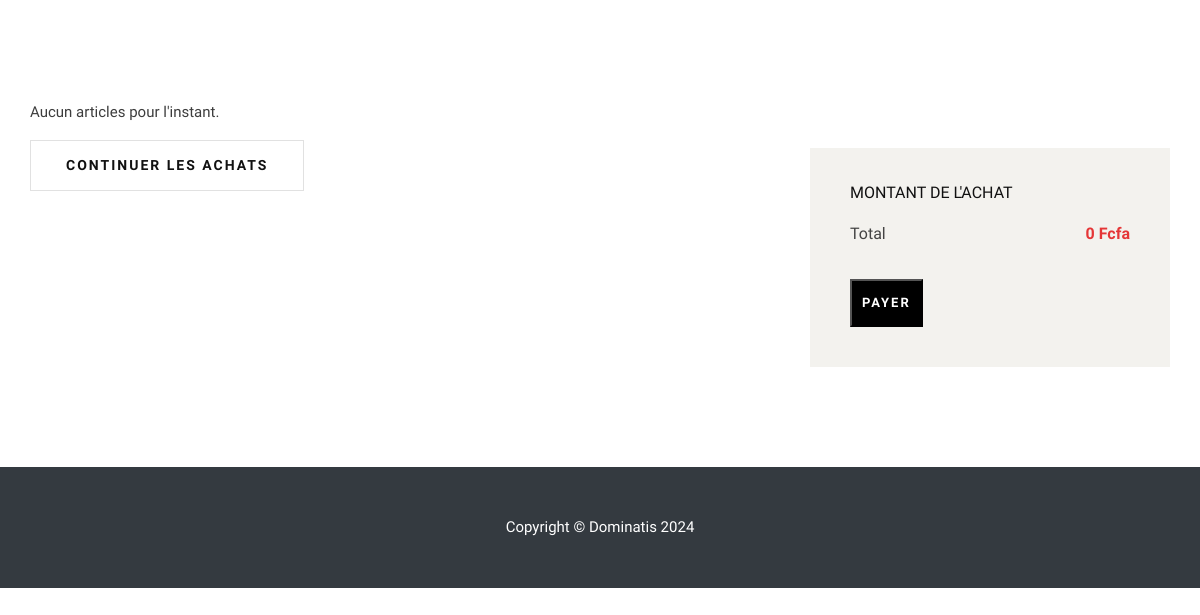
/panier/cart/, run on an earlier commit of the app's database.
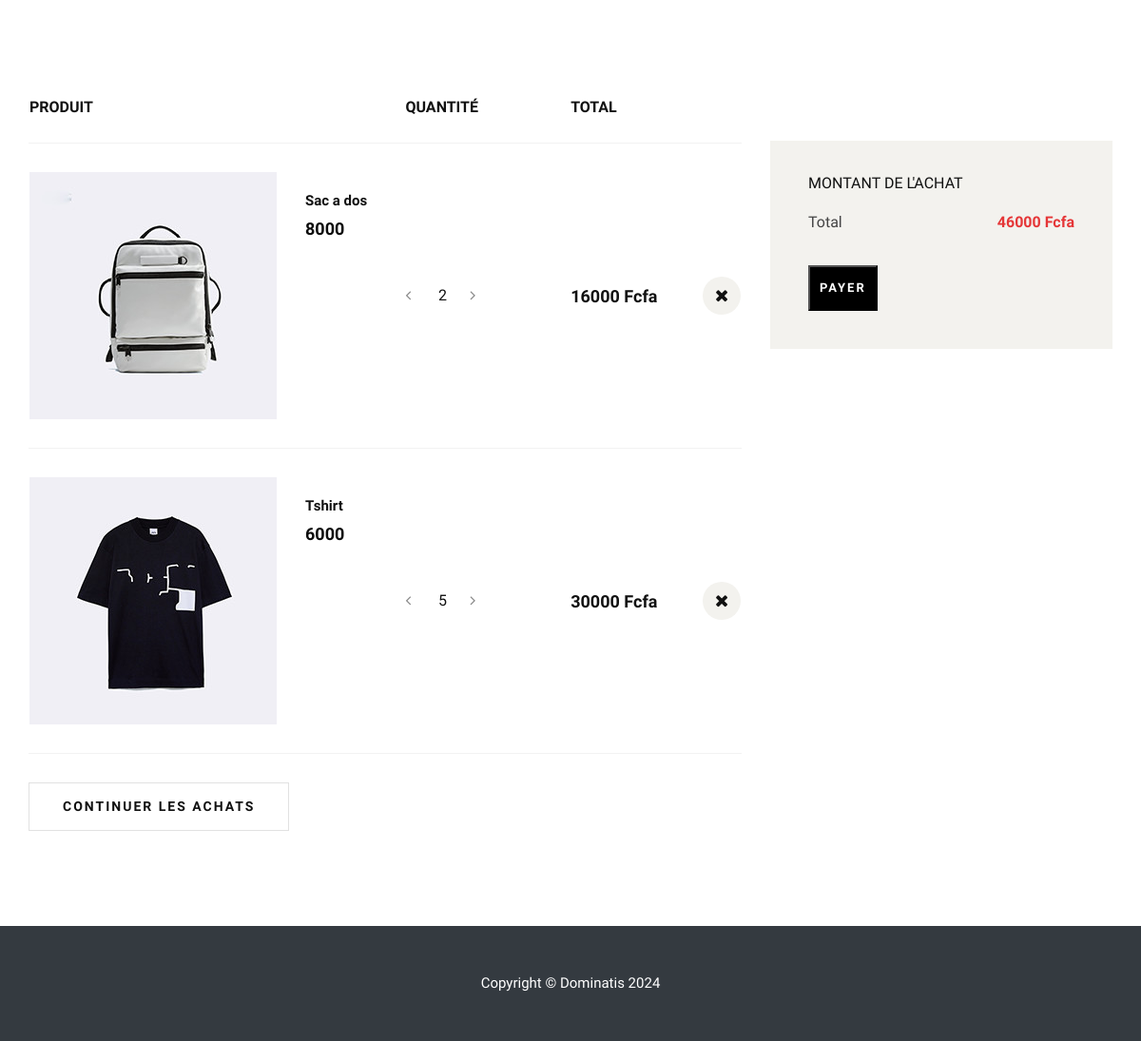
And on a later commit of the database.
### paiement/models.py (models this page shows, shortened)
class CartItem(models.Model):
    product = models.ForeignKey(Product, on_delete=models.CASCADE)
    quantity = models.PositiveIntegerField(default=1)
    added_at = models.DateTimeField(auto_now_add=True)
    def get_total_price(self):
        return self.quantity * self.product.price

### products/models.py (models this page shows, shortened)
class Product(models.Model):
    name = models.CharField(max_length=100)
    price = models.DecimalField(max_digits=10, decimal_places=0)
    image = models.ImageField(upload_to='products/static/assets/Images/')

### paiement/views.py (the view)
# urls.py: path('cart/', views.cart_view, name='cart_view'),
def cart_view(request):
    cart_items = CartItem.objects.all()  # Tu peux filtrer par utilisateur si nécessaire
    total_price = sum(item.get_total_price() for item in cart_items)
    context = {
        'cart_items': cart_items,
        'total_price': total_price,
    }
    return render(request, 'index_paiement.html', context)

### paiement/templates/index_paiement.html (shortened to what the changed rows need)
{% load static %}
<!DOCTYPE html>
<html lang="fr">
<head>
    <link rel="stylesheet" href="{% static 'paiement/css/bootstrap.min.css' %}" type="text/css">
    <link rel="stylesheet" href="{% static 'paiement/css/font-awesome.min.css' %}" type="text/css">
    <link rel="stylesheet" href="{% static 'paiement/css/elegant-icons.css' %}" type="text/css">
    <link rel="stylesheet" href="{% static 'paiement/css/magnific-popup.css' %}" type="text/css">
    <link rel="stylesheet" href="{% static 'paiement/css/nice-select.css' %}" type="text/css">
    <link rel="stylesheet" href="{% static 'paiement/css/owl.carousel.min.css' %}" type="text/css">
    <link rel="stylesheet" href="{% static 'paiement/css/slicknav.min.css' %}" type="text/css">
    <link rel="stylesheet" href="{% static 'paiement/css/style.css' %}" type="text/css">
</head>
<body>
    <section class="shopping-cart spad">
        <div class="container">
            <div class="row">
                <div class="col-lg-8">
                    {% if cart_items %}
                        <div class="shopping__cart__table">
                            <table>
                                <thead>
                                    <tr>
                                        <th>Produit</th>
                                        <th>Quantité</th>
                                        <th>Total</th>
                                        <th></th>
                                    </tr>
                                </thead>
                                <tbody>
                                    {% for item in cart_items %}
                                        <tr>
                                            <td class="product__cart__item">
                                                <div class="product__cart__item__pic">
                                                    <img src="{{ item.product.image.url }}" alt="">
                                                </div>
                                                <div class="product__cart__item__text">
                                                    <h6>{{ item.product.name }}</h6>
                                                    <h5>{{ item.product.price }}</h5>
                                                </div>
                                            </td>
                                            <td class="quantity__item">
                                                <div class="quantity">
                                                    <div class="pro-qty-2">
                                                        <input type="text" value="{{ item.quantity }}">
                                                    </div>
                                                </div>
                                            </td>
                                            <td class="cart__price">{{ item.get_total_price }} Fcfa</td>
                                            <td class="cart__close"><i class="fa fa-close"></i></td>
                                        </tr>
                                    {% endfor %}
                                </tbody>
                            </table>
                        </div>
                    {% else %}
                        <p>Aucun articles pour l'instant.</p>
                    {% endif %}
                    <div class="row">
                        <div class="col-lg-6 col-md-6 col-sm-6">
                        </div>
                    </div>
                </div>
                <div class="col-lg-4">
                    <br><br>
                    <form id="paymentForm" method="post" action="{% url 'checkout_view' %}">
                        <div class="cart__total">
                            <ul>
                                <li>Total <span>{{ total_price }} Fcfa</span></li>
                            </ul>
                        </div>
                    </form>
                </div>
            </div>
        </div>
    </section>
</body>
</html>

What changed in the data, as far as the page shows it:
added CartItem: product.image (picture), product.name "Sac a dos", product.price "8000", quantity "2", get_total_price "16000"
added CartItem: product.image (picture), product.name "Tshirt", product.price "6000", quantity "5", get_total_price "30000"
Also different on the page:
{{ total_price }}: "0" → "46000"
text no longer shown: "Aucun articles pour l'instant."
text now shown: "PRODUIT QUANTITÉ TOTAL"
